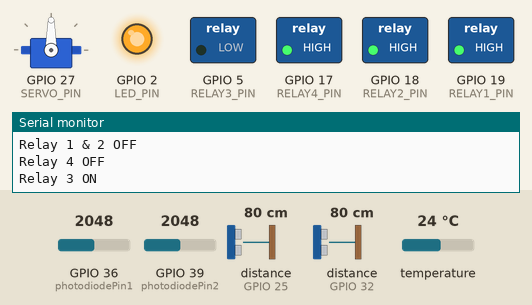
Recording of a sketch running on a simulated ESP32. Shown: servo, switched loads named in the sketch (green lamp = pin HIGH), output pins drawn as LEDs (lit = HIGH), the last lines printed to the serial monitor. Wiring (inferred from the names in the program): 2 × ultrasonic range finder: trigger GPIO 26, echo GPIO 25 / trigger GPIO 33, echo GPIO 32. The inputs (shaded band) are chosen by the test bench; at power-on: temperature 24 °C, distance to the obstacle (sensors on GPIO 25, GPIO 32) 80 cm, GPIO 36 (photodiodePin1) = 2048, GPIO 39 (photodiodePin2) = 2048. The echo pulse lasts 58.3 µs per cm; WiFi joins after 1.5 s; servers stay silent unless stated; the local clock reads 2024-03-15 10:24:30 at power-on unless the sketch sets it; pins used as bus, display or sensor lines are not drawn.

Above: at 3.2 s.
3.3 s: temperature set to 29.5 °C
13.2 s: temperature set to 30.5 °C
At 14.5 s:
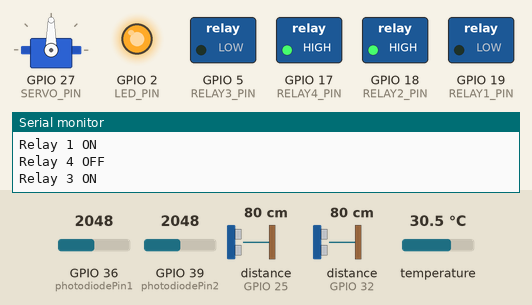
15.6 s: distance to the obstacle (sensor on GPIO 25) set to 13 cm
24.3 s: distance to the obstacle (sensor on GPIO 25) set to 10 cm
At 29.1 s:
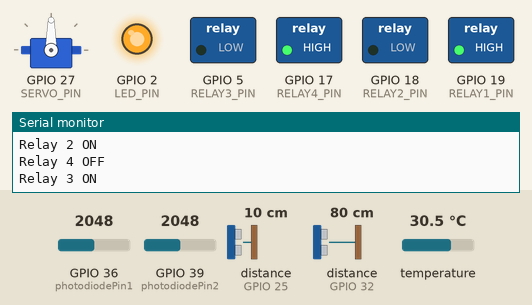
30.1 s: distance to the obstacle (sensor on GPIO 32) set to 15 cm
32.7 s: distance to the obstacle (sensor on GPIO 32) set to 12 cm
At 34.5 s:
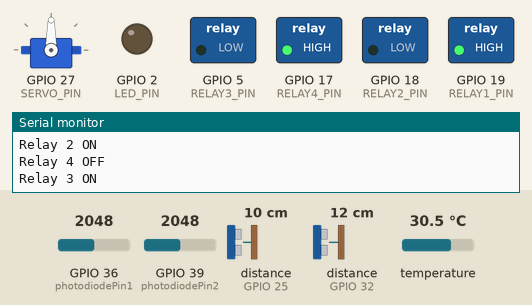
Timing chart, 0 to 36.0 s (numbered marks = the images above; inputs shaded):
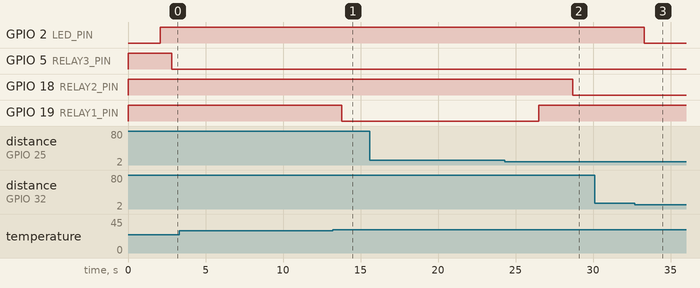

Measured:
- the behaviour switches between 30 and 30.1 °C on temperature (found by bisection; images 0 and 1)
- the behaviour switches between 12 and 11 cm on distance to the obstacle (sensor on GPIO 25) (found by bisection; images 1 and 2)
- the behaviour switches between 14 and 13 cm on distance to the obstacle (sensor on GPIO 32) (found by bisection; images 2 and 3)
- after the input at 13.2 s, GPIO 19 (RELAY1_PIN): HIGH → LOW after 0.58 s
- after the input at 24.3 s, GPIO 18 (RELAY2_PIN): HIGH → LOW after 4.4 s; GPIO 19 (RELAY1_PIN): LOW → HIGH after 2.2 s
- after the input at 32.7 s, GPIO 2 (LED_PIN): HIGH → LOW after 0.61 s

The sketch:

sketch_jun14a.ino
```cpp
#include <Wire.h>
#include <OneWire.h>
#include <DallasTemperature.h>
#include <RTClib.h>
#include <ESP32Servo.h>
#include <FirebaseESP32.h>

int eventCounter = 0; // this helps to send data to backend.

// DS18B20 Sensor
#define ONE_WIRE_BUS 14
OneWire oneWire(ONE_WIRE_BUS);
DallasTemperature sensors(&oneWire);

// Relay Module
#define RELAY1_PIN 19
#define RELAY2_PIN 18
#define RELAY3_PIN 5
#define RELAY4_PIN 17

// Ultrasonic Sensor 1
#define TRIG_PIN 26
#define ECHO_PIN 25

// New Ultrasonic Sensor
#define NEW_TRIG_PIN 33
#define NEW_ECHO_PIN 32
#define LED_PIN 2  // LED to be turned on when distance is less than 10 cm

// Servo Motor
#define SERVO_PIN 27
Servo myServo;
unsigned long servomotorBreakTime = 60000; // Break time for the servo motor

// RTC
RTC_DS3231 rtc;
#define SDA_PIN 22
#define SCL_PIN 21

// Photodiodes
const int photodiodePin1 = 36;
const int photodiodePin2 = 39;
const int feederLowLevelPin = 2;  // LED pin for feeder low level

// Extra Button
const int buttonPin = 16;

// Define calibration points (analog readings and corresponding output values)
const int calibrationPoints[][2] = {
  {0, 0},           // Analog reading 0 corresponds to output 0 (Very Low Light)
  {87, 500},        // Analog reading 87 corresponds to output 500 (Low Light)
  {217, 1000},      // Analog reading 217 corresponds to output 1000 (Medium Light)
  {326, 2000},      // Analog reading 326 corresponds to output 2000 (High Light)
  {434, 3000}       // Analog reading 434 corresponds to output 3000 (Maximum Light)
};

// Firebase project details
#define FIREBASE_HOST "https://hardware-project-17-default-rtdb.asia-southeast1.firebasedatabase.app/"
#define FIREBASE_AUTH "zuNL5wdSfqulEhUTfDhCB2ViEHeIcGAu5NNrfYa4"
#define WIFI_SSID "Mob 4g"
#define WIFI_PASSWORD "2345678123"

unsigned long lastPhotodiodeReadTime = 0;
const unsigned long photodiodeReadInterval = 5000; //change the interval of the taking value - now, 5 second
int outputValue1 = 0;
int outputValue2 = 0;
bool relay1Active = false;

// Firebase data object
FirebaseData firebaseData;
FirebaseConfig config;
FirebaseAuth auth;

bool relay1EventRecorded = false; // For DB

void setup() {
  Serial.begin(9600);
  Serial.println("Starting setup...");
  pinMode(RELAY1_PIN, OUTPUT);
  pinMode(RELAY2_PIN, OUTPUT);
  pinMode(RELAY3_PIN, OUTPUT);
  pinMode(RELAY4_PIN, OUTPUT);
  digitalWrite(RELAY1_PIN, HIGH);
  digitalWrite(RELAY2_PIN, HIGH);
  digitalWrite(RELAY3_PIN, HIGH);
  digitalWrite(RELAY4_PIN, HIGH);
  pinMode(TRIG_PIN, OUTPUT);
  pinMode(ECHO_PIN, INPUT);
  pinMode(NEW_TRIG_PIN, OUTPUT);
  pinMode(NEW_ECHO_PIN, INPUT);
  pinMode(LED_PIN, OUTPUT);

  myServo.attach(SERVO_PIN);
  sensors.begin();

  Wire.begin(SDA_PIN, SCL_PIN);
  if (!rtc.begin()) {
    Serial.println("Couldn't find RTC");
    while (1)
      ;
  }
  if (rtc.lostPower()) {
    Serial.println("RTC lost power, let's set the time!");
    rtc.adjust(DateTime(F(__DATE__), F(__TIME__)));
  }

  pinMode(photodiodePin1, INPUT);
  pinMode(photodiodePin2, INPUT);
  pinMode(feederLowLevelPin, OUTPUT);

  pinMode(buttonPin, INPUT);

  WiFi.begin(WIFI_SSID, WIFI_PASSWORD);
  Serial.print("Connecting to Wi-Fi...");
  while (WiFi.status() != WL_CONNECTED) {
    delay(1000);
    Serial.print(".");
  }
  Serial.println();
  Serial.print("Connected to Wi-Fi with IP: ");
  Serial.println(WiFi.localIP());

  // Initialize Firebase
  config.host = FIREBASE_HOST;
  config.signer.tokens.legacy_token = FIREBASE_AUTH;
  Firebase.begin(&config, &auth);
  Firebase.reconnectWiFi(true);

  Serial.println("Setup completed successfully.");
}

void loop() {

  // Measure water height using the ultrasonic sensor
  long duration, distance;
  digitalWrite(TRIG_PIN, LOW);
  delayMicroseconds(2);
  digitalWrite(TRIG_PIN, HIGH);
  delayMicroseconds(10);
  digitalWrite(TRIG_PIN, LOW);

  duration = pulseIn(ECHO_PIN, HIGH);
  distance = duration * 0.034 / 2;

  Serial.print("Distance: ");
  Serial.print(distance);
  Serial.println(" cm");

  // Measure distance for Feeder Distance
  long newDuration, newDistance;
  digitalWrite(NEW_TRIG_PIN, LOW);
  delayMicroseconds(2);
  digitalWrite(NEW_TRIG_PIN, HIGH);
  delayMicroseconds(10);
  digitalWrite(NEW_TRIG_PIN, LOW);

  newDuration = pulseIn(NEW_ECHO_PIN, HIGH);
  newDistance = newDuration * 0.034 / 2;

  Serial.print("Feeder Distance: ");
  Serial.print(newDistance);
  Serial.println(" cm");

  // Feeder has LOW food
  if (newDistance > 12) {
    digitalWrite(feederLowLevelPin, HIGH);
  } else {
    digitalWrite(feederLowLevelPin, LOW);
  }

  sensors.requestTemperatures();
  float temperatureC = sensors.getTempCByIndex(0);

  Serial.print("Temperature: ");
  Serial.print(temperatureC);
  Serial.println(" °C");

  DateTime now = rtc.now();

  int currentHour = now.hour();
  int currentMinute = now.minute();
  int currentSecond = now.second();

  if (millis() - lastPhotodiodeReadTime >= photodiodeReadInterval) {
    int sensorValue1 = analogRead(photodiodePin1);
    outputValue1 = mapSensorValue(sensorValue1);

    int sensorValue2 = analogRead(photodiodePin2);
    outputValue2 = mapSensorValue(sensorValue2);

    Serial.print("Photodiode 1 Output Value: ");
    Serial.print(outputValue1);
    Serial.print("Photodiode 2 Output Value: ");
    Serial.print(outputValue2);

    lastPhotodiodeReadTime = millis();
  }

  static bool solenoidActive = false;

  if (currentHour >= 18 && currentHour < 19 && outputValue1 < 220 &&  outputValue2 < 220) {
    Serial.println("Relay 01 active: because Photodiode.");
    relay1Active = true;
  } else if (temperatureC > 30.0 && (currentHour >= 10 && currentHour < 16)) { //&& (currentHour >= 10 && currentHour < 16)
    Serial.println("Relay 01 active: because Temperature.");
    relay1Active = true;
  }

  if (relay1Active) {
    // Database part -------------------
    if (temperatureC > 30.0) {
      if (!relay1EventRecorded) {
        sendEventDataToFirebase("High or Low Temperature");
        relay1EventRecorded = true; // Set flag to true after recording event
      }
    } else {
      if (!relay1EventRecorded) {
        sendEventDataToFirebase("Water Quality Issue");
        relay1EventRecorded = true; // Set flag to true after recording event
      }
    }
    // ------------------------------

    if (solenoidActive) {
      if (distance <= 10) {
        digitalWrite(RELAY1_PIN, HIGH);  // Turn off Relay 1
        solenoidActive = false;
        relay1Active = false;  // Reset the flag once the process is completed
        relay1EventRecorded = false; // Reset event recorded flag
        Serial.println("Relay 1 OFF");
        delay(200);  // Delay for stability
      }
    } else {
      if (distance < 25) {
        digitalWrite(RELAY2_PIN, LOW);
        Serial.println("Relay 2 ON");
      } else {
        digitalWrite(RELAY2_PIN, HIGH);
        Serial.println("Relay 2 OFF");

        digitalWrite(RELAY1_PIN, LOW);
        Serial.println("Relay 1 ON");
        solenoidActive = true;
      }
    }
  } else {
    digitalWrite(RELAY1_PIN, HIGH);
    digitalWrite(RELAY2_PIN, HIGH);  // Ensure Relay 2 is off
    Serial.println("Relay 1 & 2 OFF");
  }

  // Always check the distance and turn off Relay 01 if the distance is less than 10 cm
  if (distance < 8) {
    digitalWrite(RELAY1_PIN, HIGH);
    solenoidActive = false;
    relay1Active = false;  // Reset the flag once the process is completed
    relay1EventRecorded = false; // Reset event recorded flag
    Serial.println("Relay 1 OFF (Distance < 8 cm)");
  }

  // Blue light
  if (currentHour >= 20 && currentHour < 21) {
    digitalWrite(RELAY4_PIN, LOW);
    Serial.println("Relay 4 ON");
  } else {
    digitalWrite(RELAY4_PIN, HIGH);
    Serial.println("Relay 4 OFF");
  }

  // White light
  if (currentHour >= 7 || currentHour < 19) {
    digitalWrite(RELAY3_PIN, LOW);
    Serial.println("Relay 3 ON");
  } else {
    digitalWrite(RELAY3_PIN, HIGH);
    Serial.println("Relay 3 OFF");
  }

  static unsigned long lastServoTime = 0;
  if ((currentHour == 8 && currentMinute == 0) || (currentHour == 17 && currentMinute == 50)) {
    if (millis() - lastServoTime > servomotorBreakTime) {
      for (int i = 0; i < 4; i++) {
        myServo.write(180);
        delay(2000);
        myServo.write(0);
        delay(2000);
      }
      lastServoTime = millis();
    }
  }

  delay(1000);
}

int mapSensorValue(int sensorValue) {
  for (int i = 0; i < sizeof(calibrationPoints) / sizeof(calibrationPoints[0]); i++) {
    if (sensorValue <= calibrationPoints[i][0]) {
      int outputValue = map(sensorValue, calibrationPoints[i - 1][0], calibrationPoints[i][0], calibrationPoints[i - 1][1], calibrationPoints[i][1]);
      return outputValue;
    }
  }
  return calibrationPoints[sizeof(calibrationPoints) / sizeof(calibrationPoints[0]) - 1][1];
}

void sendEventDataToFirebase(const char* reason) {
  eventCounter++;
  // Create a JSON object to hold the data
  FirebaseJson json;
  json.set("event", "Cleaning");
  json.set("reason", reason);
  json.set("count", eventCounter);
  json.set("datetime", rtc.now().timestamp(DateTime::TIMESTAMP_FULL));

  // Set the JSON object in the Realtime Database
  if (Firebase.set(firebaseData, "/events/event" + String(eventCounter), json)) {
    Serial.println("Event data set successfully in Firebase");
  } else {
    Serial.print("Failed to set event data in Firebase: ");
    Serial.println(firebaseData.errorReason());
  }
}
```
